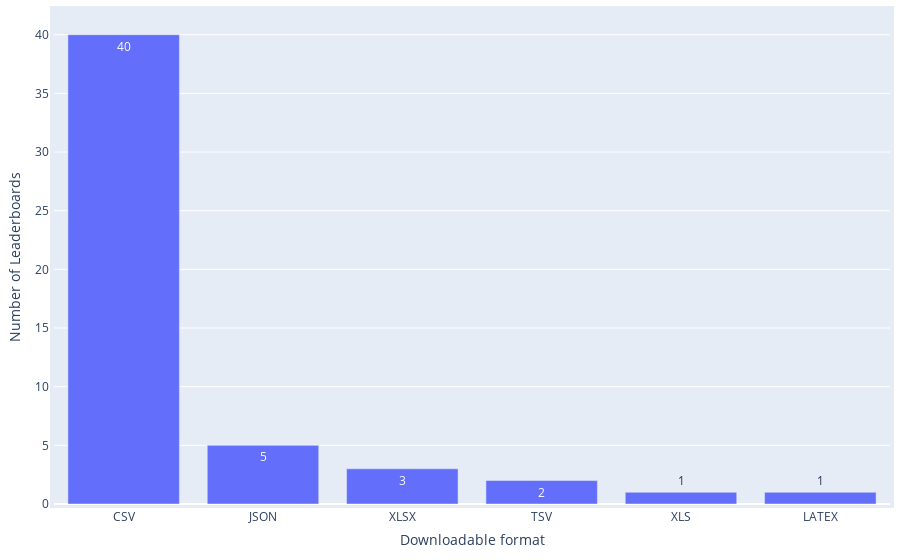

Notebook code for this chart:
### Code cell
df = pd.read_csv(path_paper / 'leaderboard_processed.csv')
df['Downloadable format'] = df['Downloadable format'].apply(ast.literal_eval)
print(f"{round(len(df[df['Downloadable format'].map(len) > 0])/len(df)*100,2)}% ({len(df[df['Downloadable format'].map(len) > 0])} out of {len(df)}) leaderboard systems provide downloadable format of the leaderboards.")

df = df[df['Downloadable format'].map(len) > 0]
df_split = df.explode('Downloadable format')['Downloadable format'].value_counts().reset_index(name='Frequency')
print(f"{df_split['Downloadable format'].iloc[0]} is the most popular storage format of leaderboards, accounting for {round(df_split['Frequency'].iloc[0]/len(df)*100,2)}% ({df_split['Frequency'].iloc[0]} out of {len(df)}) downloadable leaderboard systems.")
df_split['Weight'] = 1

statistics = {
    'Distribution': 'Leaderboard Systems across Downloadable Formats',
    'Mean': np.mean(df_split['Frequency']),
    'Median': np.median(df_split['Frequency']),
    'IQR': df_split['Frequency'].quantile(0.75) - df_split['Frequency'].quantile(0.25),
    'Gini Coefficient': ineqpy.inequality.gini(data=df_split, income='Frequency', weights='Weight'),
}
df_statistics = pd.read_csv(path_paper / 'leaderboard_statistics.csv')
df_statistics = pd.concat([df_statistics, pd.DataFrame([statistics])], ignore_index=True)
df_statistics.drop_duplicates(subset=['Distribution'], keep='last', inplace=True)
df_statistics.sort_values(by='Distribution', inplace=True)
df_statistics.to_csv(path_paper / 'leaderboard_statistics.csv', index=False)

fig = px.bar(
    x=df_split['Downloadable format'],
    y=df_split['Frequency'],
    text_auto=True,
    labels={'x': 'Downloadable format', 'y': 'Number of Leaderboards'},
)
# Update the layout for a tighter look
fig.update_layout(
    autosize=True,
    margin=dict(
        l=10,  # Left margin
        r=10,  # Right margin
        b=10,  # Bottom margin
        t=10,  # Top margin
        pad=4  # Padding between the plot and the margin
    )
)
fig.show()

### Figure 1 — Plotly figure (JSON) as saved in the notebook; plotly's stock layout.template omitted (floating-point values rounded to 4 significant figures)
{"data": [{"alignmentgroup": "True", "hovertemplate": "Downloadable format=%{x}<br>Number of Leaderboards=%{y}<extra></extra>", "legendgroup": "", "marker": {"color": "#636efa", "pattern": {"shape": ""}}, "name": "", "offsetgroup": "", "orientation": "v", "showlegend": false, "textposition": "auto", "texttemplate": "%{y}", "type": "bar", "x": ["CSV", "JSON", "XLSX", "TSV", "XLS", "LATEX"], "xaxis": "x", "y": [40, 5, 3, 2, 1, 1], "yaxis": "y"}], "layout": {"autosize": true, "barmode": "relative", "legend": {"tracegroupgap": 0}, "margin": {"b": 10, "l": 10, "pad": 4, "r": 10, "t": 10}, "xaxis": {"anchor": "y", "domain": [0, 1], "title": {"text": "Downloadable format"}}, "yaxis": {"anchor": "x", "domain": [0, 1], "title": {"text": "Number of Leaderboards"}}}}
